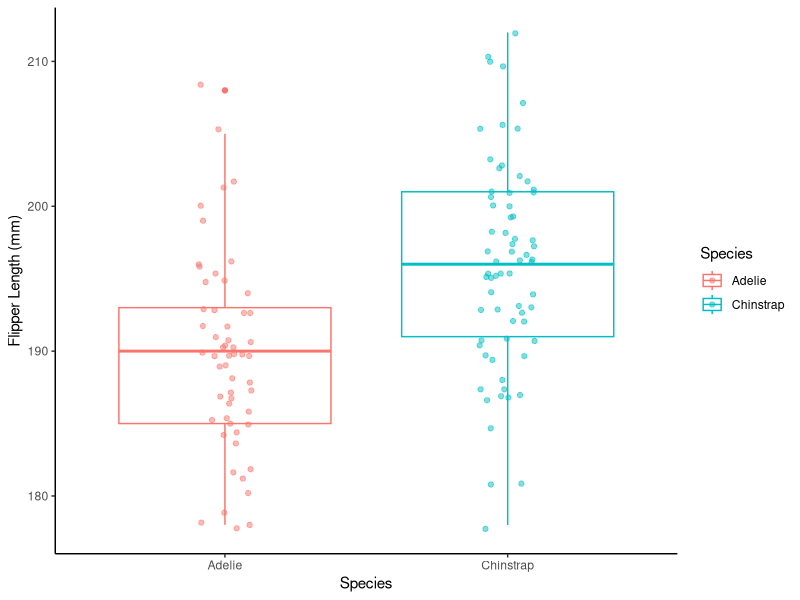
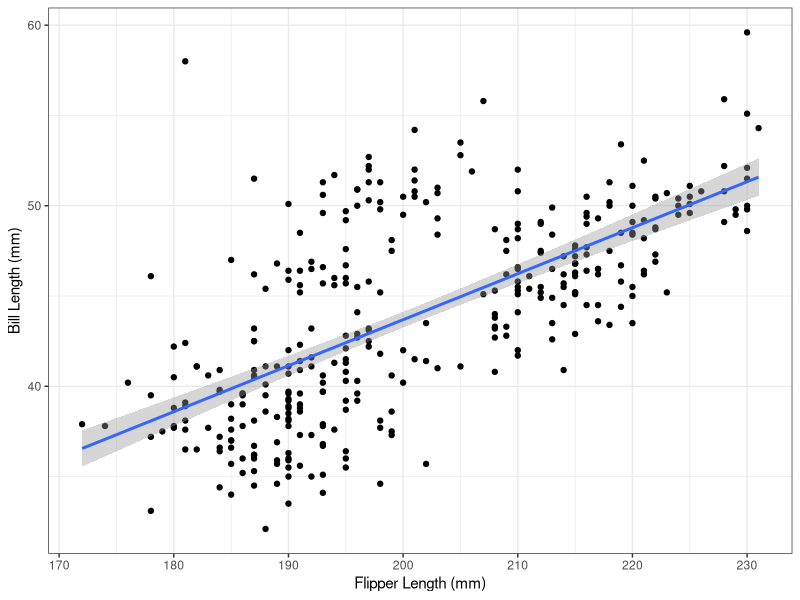
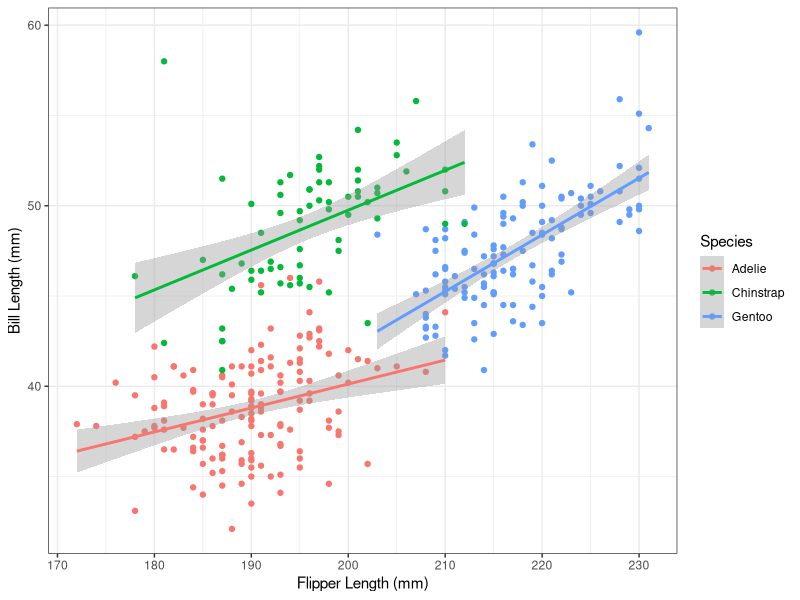
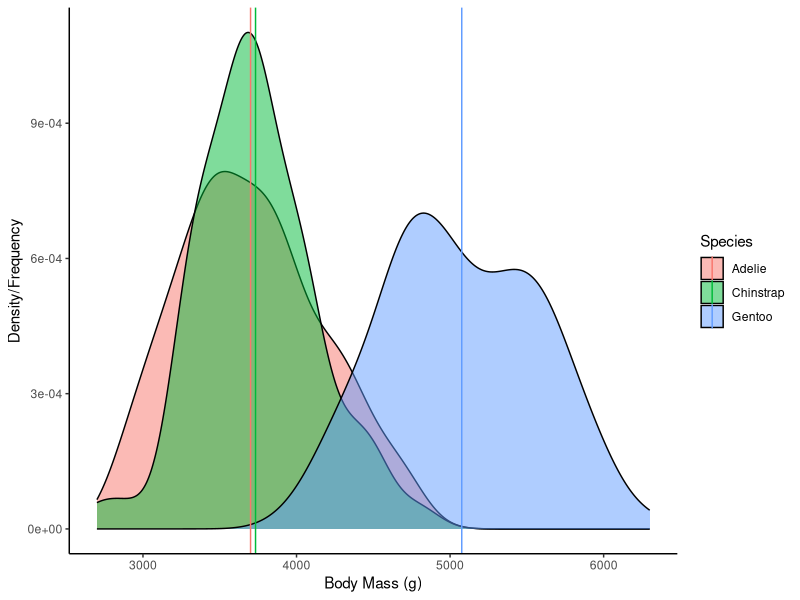

Generate these figures, in order, with R:
## ---- chunk 1
knitr::opts_chunk$set(echo = TRUE)
## ---- chunk 2
library(tidyverse)
library(palmerpenguins)
## ---- chunk 3
penguins <- penguins
## ---- chunk 4
dream <- penguins %>% 
  filter(island == "Dream")
## ---- chunk 5
dream %>% 
  group_by(species) %>% 
  summarise(min_flipper = min(flipper_length_mm, na.rm = TRUE),
            max_flipper = max(flipper_length_mm, na.rm = TRUE),
            mean_flipper = mean(flipper_length_mm, na.rm = TRUE))
## ---- chunk 6
# boxplot, multiple histogram, or multiple density plot are all acceptable

ggplot(dream, aes(x = species, y = flipper_length_mm, color = species)) +
  geom_boxplot() +
  geom_jitter(width = 0.1, alpha = 0.5) +
  labs(x = "Species",
       y = "Flipper Length (mm)",
       color = "Species") +
  theme_classic()
## ---- chunk 7
t.test(data = dream, flipper_length_mm ~ species)
## ---- chunk 8
# no need, only 1 pair compared
## ---- chunk 9
bill_flipper <- penguins %>% 
  summarise(mean_bill = mean(bill_length_mm, na.rm = TRUE),
            sd_bill = sd(bill_length_mm, na.rm = TRUE),
            mean_flipper = mean(flipper_length_mm, na.rm = TRUE),
            sd_flipper = sd(flipper_length_mm, na.rm = TRUE))
bill_flipper
## ---- chunk 10
ggplot(penguins, aes(flipper_length_mm, bill_length_mm)) +
  geom_point() +
  geom_smooth(method = "lm") +
    labs(x = "Flipper Length (mm)",
         y = "Bill Length (mm)") +
  theme_bw()
## ---- chunk 11
penguins_noNA <- penguins %>% 
  filter(!is.na(bill_length_mm),
         !is.na(flipper_length_mm))
## ---- chunk 12
r <- cor(x = penguins_noNA$flipper_length_mm, y = penguins_noNA$bill_length_mm)
r

r^2 * 100
## ---- chunk 13
lm_model <- lm(data = penguins_noNA, bill_length_mm ~ flipper_length_mm)
summary(lm_model)
## ---- chunk 14
# no pairs to compare
## ---- chunk 15
ggplot(penguins, aes(flipper_length_mm, bill_length_mm, color = species)) +
  geom_point() +
  geom_smooth(method = "lm") +
  labs(x = "Flipper Length (mm)",
       y = "Bill Length (mm)", 
       color = "Species") +
  theme_bw()
## ---- chunk 16
mlm_model <- lm(data = penguins_noNA, bill_length_mm ~ flipper_length_mm * species)
summary(mlm_model)
## ---- chunk 17
body_mass <- penguins %>% 
  group_by(species) %>% 
  summarise(min_mass = min(body_mass_g, na.rm = TRUE),
            max_mass = max(body_mass_g, na.rm = TRUE),
            mean_mass = mean(body_mass_g, na.rm = TRUE))
body_mass
## ---- chunk 18
g_to_kg <- function(g){
  kg <- g / 1000
  print(kg)
}
## ---- chunk 19
body_mass %>% 
  mutate(min_mass = g_to_kg(min_mass),
         max_mass = g_to_kg(max_mass),
         mean_mass = g_to_kg(mean_mass))

# alternative option
# copy code from above
# add a mutate function before the summarise function and modify summarise function columns
penguins %>% 
  group_by(species) %>% 
  mutate(body_mass_kg = g_to_kg(body_mass_g)) %>% 
  summarise(min_mass = min(body_mass_kg, na.rm = TRUE), # body_mass_kg instead of body_mass_g
            max_mass = max(body_mass_kg, na.rm = TRUE),
            mean_mass = mean(body_mass_kg, na.rm = TRUE))
## ---- chunk 20
ggplot(penguins, aes(x = body_mass_g, fill = species)) +
  geom_density(alpha = 0.5) +
  geom_vline(data = body_mass, aes(xintercept = mean_mass, color = species)) +
  labs(x = "Body Mass (g)",
       y = "Density/Frequency",
       fill = "Species",
       color = "Species") +
  theme_classic()
## ---- chunk 21
aov_mod <- aov(data = penguins, body_mass_g ~ species)
summary(aov_mod)
## ---- chunk 22
TukeyHSD(aov_mod)
